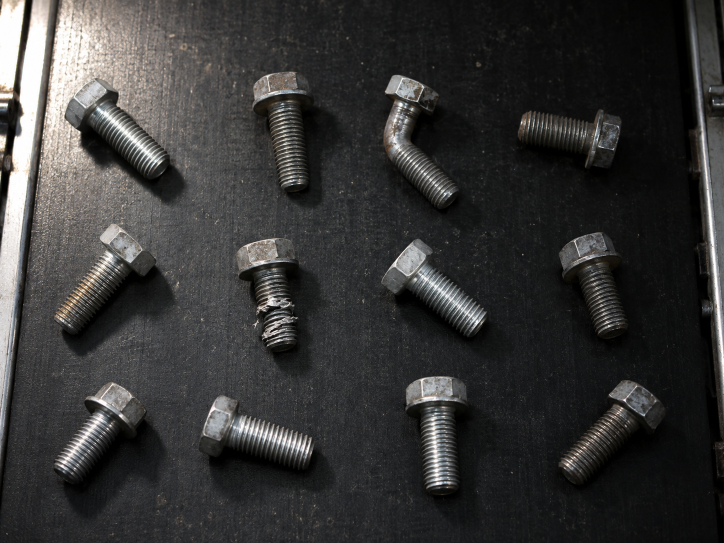
#> input picture data/photos/bolts-conveyor.png, 1448 x 1086 px (shown at 1/2 size)
$ python pitfalls.py
#> lines starting #> are read from the running program, lines starting #| are printed output that depends on the picture; after the words box and inside, x2 and y2 are one past the last pixel; in counts of white or black regions, pixels touching at a corner belong together
"""P08｜讓 AI 寫，然後挑錯：沒過濾面積就數、w/h 直接相除、用 boundingRect 算長寬比、RETR_LIST 數到洞。"""
import cv2
import numpy as np

from common import PHOTOS

gray = cv2.GaussianBlur(cv2.cvtColor(cv2.imread(str(PHOTOS / "bolts-conveyor.png")), cv2.COLOR_BGR2GRAY), (5, 5), 0)
#> gray: shape (1086, 1448); min 0, max 255, mean 54.7
belt = np.zeros_like(gray)
cv2.fillPoly(belt, [np.array([[135, 0], [1365, 0], [1390, 1086], [45, 1086]])], 255)
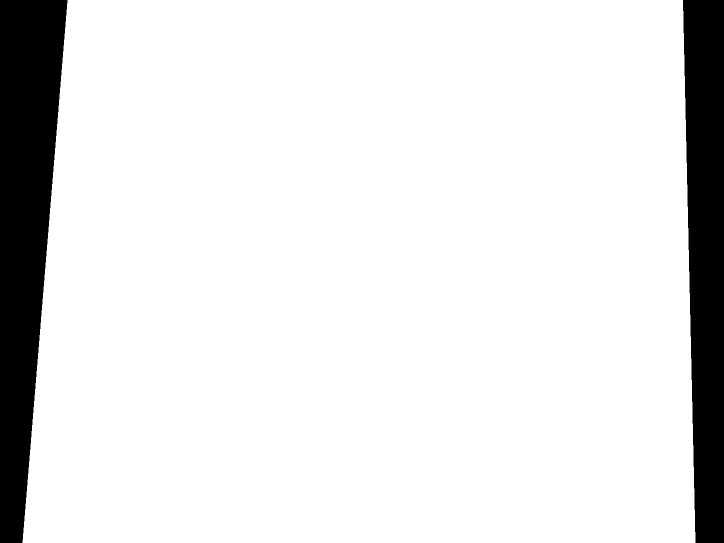
#> belt: shape (1086, 1448) (shown at 1/2 size); 89% white; 2 black regions, box (x1, y1, x2, y2) and area: (0, 0, 135, 1086) 97740, (1366, 0, 1448, 1086) 75477
bw = cv2.bitwise_and(cv2.adaptiveThreshold(gray, 255, cv2.ADAPTIVE_THRESH_MEAN_C, cv2.THRESH_BINARY, 401, -30), belt)
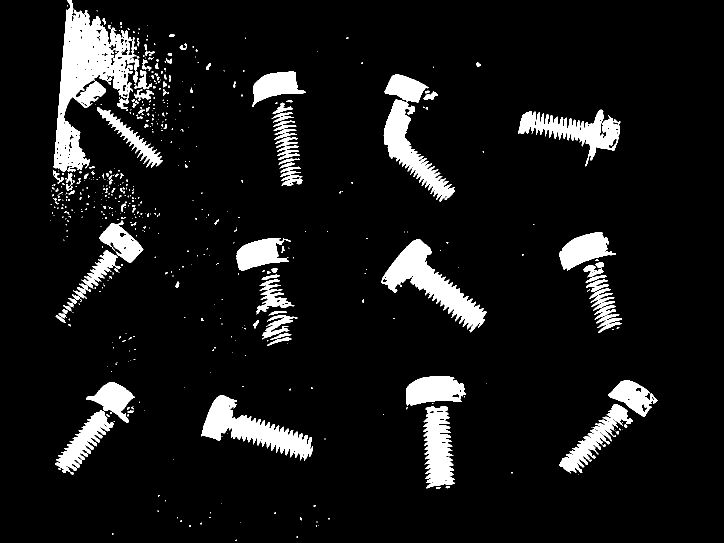
#> bw: shape (1086, 1448) (shown at 1/2 size); 8.5% white; 580 white regions (437 under 20 px), largest, box (x1, y1, x2, y2) and area: (107, 0, 270, 344) 23164, (763, 478, 973, 665) 11919, (402, 790, 626, 922) 10524
k5 = cv2.getStructuringElement(cv2.MORPH_ELLIPSE, (5, 5))
k41 = cv2.getStructuringElement(cv2.MORPH_ELLIPSE, (41, 41))
opened = cv2.morphologyEx(bw, cv2.MORPH_OPEN, k5)
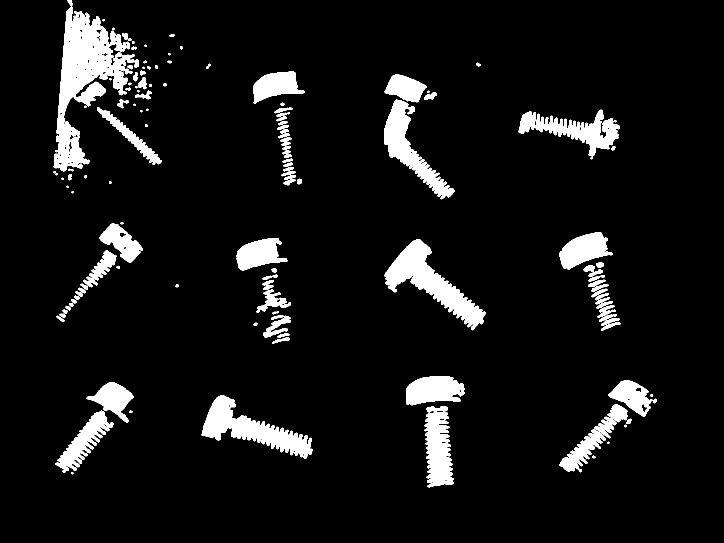
#> opened: shape (1086, 1448) (shown at 1/2 size); 7.7% white; 139 white regions (24 under 20 px), largest, box (x1, y1, x2, y2) and area: (107, 13, 269, 343) 21503, (769, 478, 972, 661) 11405, (403, 790, 625, 918) 10074
mask = cv2.morphologyEx(opened, cv2.MORPH_CLOSE, k41)
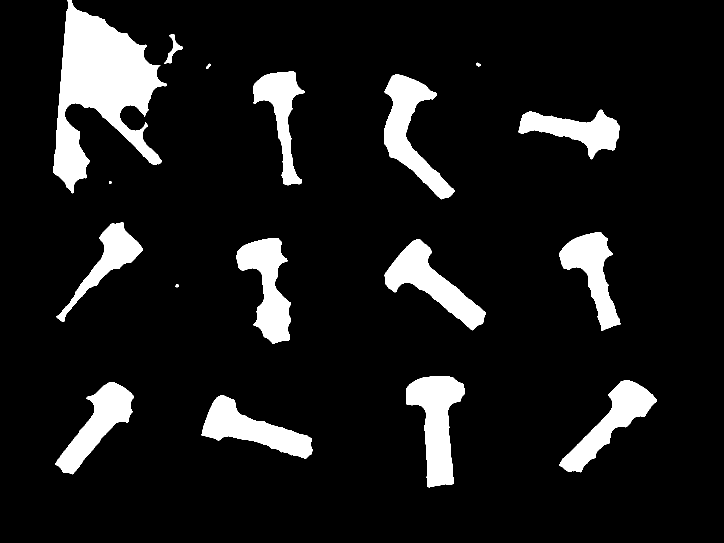
#> mask: shape (1086, 1448) (shown at 1/2 size); 10.2% white; 17 white regions

print("== 錯誤 1：findContours 之後直接 len() ==")
cs, _ = cv2.findContours(mask, cv2.RETR_EXTERNAL, cv2.CHAIN_APPROX_SIMPLE)
#> cs = 17 contours, 1 with area under 20; largest, box (x1, y1, x2, y2) and area: (107, 0, 333, 387) 39535, (812, 752, 930, 975) 13498, (768, 149, 909, 399) 12529, (769, 478, 972, 661) 12216, (473, 476, 582, 688) 11494
big = [c for c in cs if cv2.contourArea(c) > 2000]
#> big = 12 contours; largest, box (x1, y1, x2, y2) and area: (107, 0, 333, 387) 39535, (812, 752, 930, 975) 13498, (768, 149, 909, 399) 12529, (769, 478, 972, 661) 12216, (473, 476, 582, 688) 11494
print(f"len(contours) = {len(cs)}；面積 > 2000 才是 {len(big)}")
#| len(contours) = 17；面積 > 2000 才是 12

print("\n== 錯誤 2：沒做閉運算、又用 RETR_LIST ==")
raw_list, _ = cv2.findContours(opened, cv2.RETR_LIST, cv2.CHAIN_APPROX_SIMPLE)
#> raw_list = 262 contours, 135 with area under 20; largest, box (x1, y1, x2, y2) and area: (107, 13, 269, 343) 21426, (769, 478, 972, 661) 11014, (403, 790, 625, 918) 9598, (768, 199, 909, 399) 7608, (1037, 219, 1240, 313) 6538
raw_ext, _ = cv2.findContours(opened, cv2.RETR_EXTERNAL, cv2.CHAIN_APPROX_SIMPLE)
#> raw_ext = 139 contours, 36 with area under 20; largest, box (x1, y1, x2, y2) and area: (107, 13, 269, 343) 21426, (769, 478, 972, 661) 11014, (403, 790, 625, 918) 9598, (768, 199, 909, 399) 7608, (1037, 219, 1240, 313) 6538
print(f"只開不閉 + RETR_LIST    ：{len(raw_list)} 個輪廓，面積 > 2000 的 {sum(cv2.contourArea(c) > 2000 for c in raw_list)} 個")
#| 只開不閉 + RETR_LIST    ：262 個輪廓，面積 > 2000 的 17 個
print(f"只開不閉 + RETR_EXTERNAL：{len(raw_ext)} 個輪廓，面積 > 2000 的 {sum(cv2.contourArea(c) > 2000 for c in raw_ext)} 個")
#| 只開不閉 + RETR_EXTERNAL：139 個輪廓，面積 > 2000 的 17 個
print("螺紋的暗溝在螺栓裡留下洞，RETR_LIST 把洞的邊也當成輪廓")

print("\n== 錯誤 3：長寬比寫成 w / h ==")
ratios = []
for c in big:
    (_, _), (w, h), _ = cv2.minAreaRect(c)
    ratios.append(w / h)
#> this loop made 12 passes
#> (w, h) on passes 1 to 12: (89.08, 222.7), (208, 92.55), (231.2, 82.44), (117.8, 219.6), (114.8, 215.7), (97.65, 208), (103.3, 192.6), (227.7, 82.73), (99.5, 196.2), (120.8, 261.6), (102.9, 226.8), (384.5, 214.5)
#> after the loop, ratios = [0.4, 2.25, 2.81, 0.536, 0.532, 0.469, 0.536, 2.75, 0.507, 0.462, 0.454, 1.79]
ratios = np.array(ratios)
print("w / h：", np.round(np.sort(ratios), 2).tolist())
#| w / h： [0.4, 0.45, 0.46, 0.47, 0.51, 0.53, 0.54, 0.54, 1.79, 2.25, 2.75, 2.81]
print(f"有 {(ratios < 1).sum()} 支小於 1：minAreaRect 不保證 w 是長邊")
#| 有 8 支小於 1：minAreaRect 不保證 w 是長邊
print("max/min：", np.round(np.sort([max(cv2.minAreaRect(c)[1]) / min(cv2.minAreaRect(c)[1]) for c in big]), 2).tolist())
#| max/min： [1.79, 1.86, 1.86, 1.88, 1.97, 2.13, 2.17, 2.2, 2.25, 2.5, 2.75, 2.81]

print("\n== 錯誤 4：用 boundingRect（不會轉）算長寬比 ==")
br = []
for c in big:
    x, y, w, h = cv2.boundingRect(c)
    br.append(max(w, h) / min(w, h))
#> this loop made 12 passes
#> (x, y, w, h) on passes 1 to 12: (403, 790, 222, 128), (111, 764, 157, 185), (1119, 761, 195, 184), (812, 752, 118, 223), (769, 478, 203, 183), (473, 476, 109, 212), (1119, 464, 122, 198), (113, 444, 173, 200), (1037, 219, 203, 100), (768, 149, 141, 250), (506, 143, 104, 228), (107, 0, 226, 387)
#> after the loop, br = [1.73, 1.18, 1.06, 1.89, 1.11, 1.94, 1.62, 1.16, 2.03, 1.77, 2.19, 1.71]
mr = [max(cv2.minAreaRect(c)[1]) / min(cv2.minAreaRect(c)[1]) for c in big]
#> mr = [2.5, 2.25, 2.81, 1.86, 1.88, 2.13, 1.86, 2.75, 1.97, 2.17, 2.2, 1.79]
print("boundingRect：", np.round(br, 2).tolist())
#| boundingRect： [1.73, 1.18, 1.06, 1.89, 1.11, 1.94, 1.62, 1.16, 2.03, 1.77, 2.19, 1.71]
print("minAreaRect ：", np.round(mr, 2).tolist())
#| minAreaRect ： [2.5, 2.25, 2.81, 1.86, 1.88, 2.13, 1.86, 2.75, 1.97, 2.17, 2.2, 1.79]
print("斜放的螺栓，正立的外框接近正方形；長寬比跟著擺放角度變，不是螺栓本身的形狀")

$ run again, with data/photos/care-corridor-fall.png copied over data/photos/bolts-conveyor.png
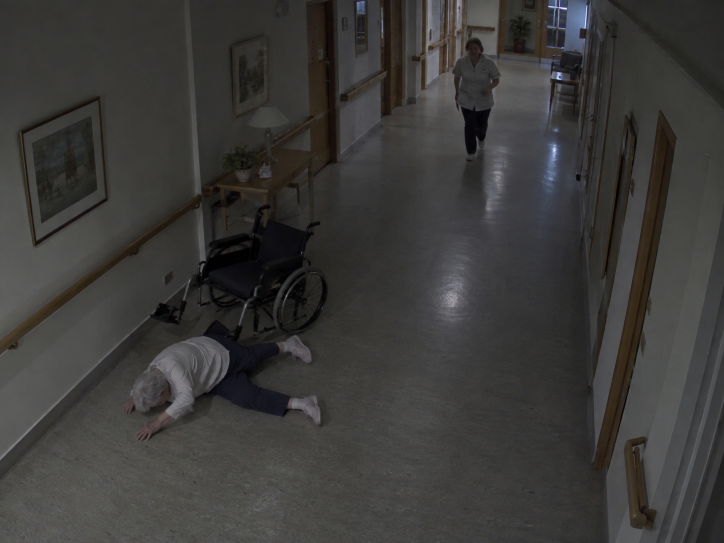
#> input picture data/photos/care-corridor-fall.png, 1448 x 1086 px (shown at 1/2 size)
#> belt: shape (1086, 1448); 89% white; 2 black regions, box (x1, y1, x2, y2) and area: (0, 0, 135, 1086) 97740, (1366, 0, 1448, 1086) 75477
#> `bw = cv2.bitwise_and(cv2.adaptiveThreshold(gray, 255, cv2.ADAPTIVE_THR..`:
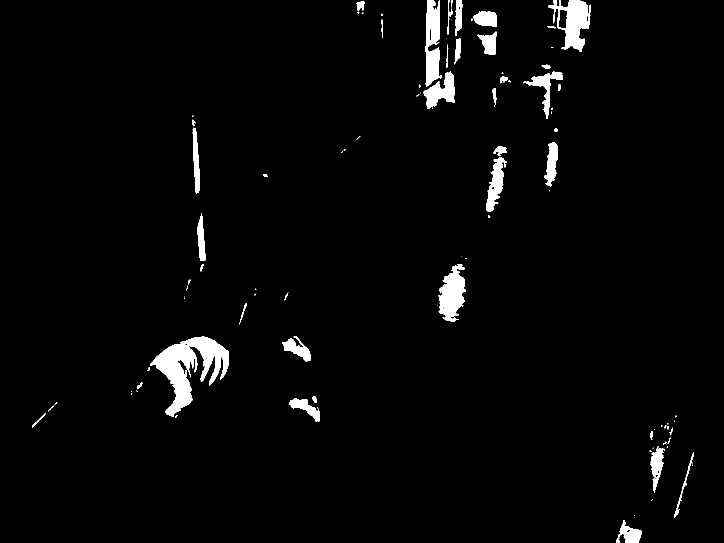
#> bw: shape (1086, 1448) (shown at 1/2 size); 2.7% white; 100 white regions (51 under 20 px), largest, box (x1, y1, x2, y2) and area: (300, 673, 458, 834) 10143, (1096, 0, 1181, 104) 4311, (877, 528, 932, 644) 3908
#> opened: shape (1086, 1448); 2.5% white; 35 white regions (1 under 20 px), largest, box (x1, y1, x2, y2) and area: (300, 673, 458, 833) 9888, (1097, 0, 1179, 104) 3918, (878, 531, 931, 644) 3808
#> `mask = cv2.morphologyEx(opened, cv2.MORPH_CLOSE, k41)`:
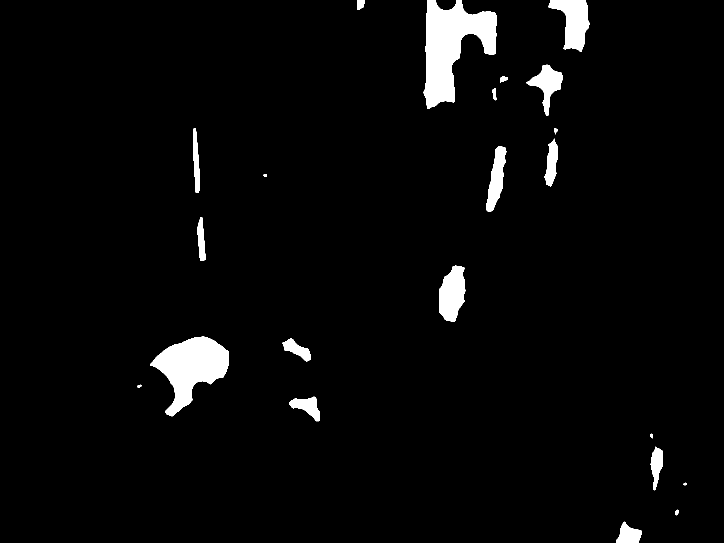
#> mask: shape (1086, 1448) (shown at 1/2 size); 3.4% white; 22 white regions
#> cs = 22 contours, 1 with area under 20; largest, box (x1, y1, x2, y2) and area: (847, 0, 994, 218) 16452, (300, 673, 458, 833) 12540, (1097, 0, 1179, 104) 4607, (878, 531, 931, 644) 4179, (1053, 129, 1126, 232) 2747
#> big = 6 contours; box (x1, y1, x2, y2) and area: (847, 0, 994, 218) 16452, (300, 673, 458, 833) 12540, (1097, 0, 1179, 104) 4607, (878, 531, 931, 644) 4179, (1053, 129, 1126, 232) 2747, (972, 293, 1013, 424) 2676
#| len(contours) = 22；面積 > 2000 才是 6
#> raw_list = 48 contours, 12 with area under 20; largest, box (x1, y1, x2, y2) and area: (300, 673, 458, 833) 9466, (1097, 0, 1179, 104) 3720, (878, 531, 931, 644) 3643, (851, 0, 880, 172) 3618, (847, 144, 910, 218) 2180
#> raw_ext = 35 contours, 2 with area under 20; largest, box (x1, y1, x2, y2) and area: (300, 673, 458, 833) 9466, (1097, 0, 1179, 104) 3720, (878, 531, 931, 644) 3643, (851, 0, 880, 172) 3618, (847, 144, 910, 218) 2180
#| 只開不閉 + RETR_LIST    ：48 個輪廓，面積 > 2000 的 5 個
#| 只開不閉 + RETR_EXTERNAL：35 個輪廓，面積 > 2000 的 5 個
#> the loop `for c in big:` made 6 passes
#> (w, h) on passes 1 to 6: (174.7, 115.2), (112, 51.24), (132.6, 27), (92.96, 66.7), (103, 81), (219.4, 140.8)
#> after the loop `for c in big:`: ratios = [1.52, 2.19, 4.91, 1.39, 1.27, 1.56]
#| w / h： [1.27, 1.39, 1.52, 1.56, 2.19, 4.91]
#| 有 0 支小於 1：minAreaRect 不保證 w 是長邊
#| max/min： [1.27, 1.39, 1.52, 1.56, 2.19, 4.91]
#> the loop `for c in big:` made 6 passes
#> (x, y, w, h) on passes 1 to 6: (300, 673, 158, 160), (878, 531, 53, 113), (972, 293, 41, 131), (1053, 129, 73, 103), (1097, 0, 82, 104), (847, 0, 147, 218)
#> after the loop `for c in big:`: br = [1.01, 2.13, 3.2, 1.41, 1.27, 1.48]
#> mr = [1.52, 2.19, 4.91, 1.39, 1.27, 1.56]
#| boundingRect： [1.01, 2.13, 3.2, 1.41, 1.27, 1.48]
#| minAreaRect ： [1.52, 2.19, 4.91, 1.39, 1.27, 1.56]

$ run again, with data/photos/factory-lifting.png copied over data/photos/bolts-conveyor.png
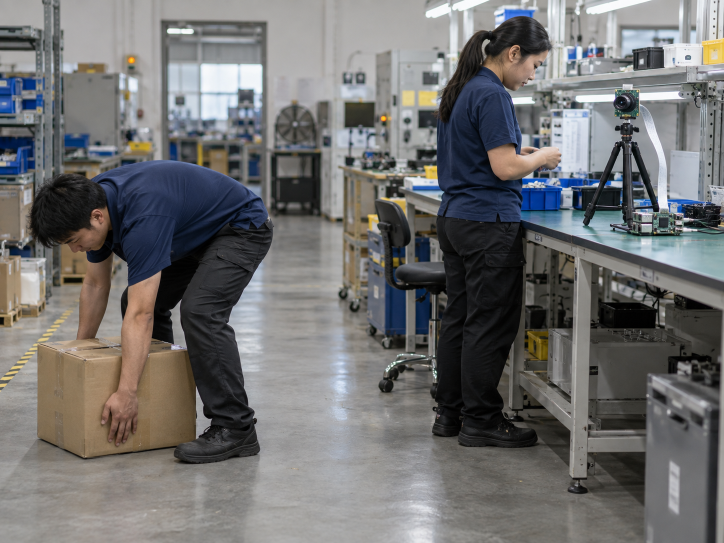
#> input picture data/photos/factory-lifting.png, 1448 x 1086 px (shown at 1/2 size)
#> belt: shape (1086, 1448); 89% white; 2 black regions, box (x1, y1, x2, y2) and area: (0, 0, 135, 1086) 97740, (1366, 0, 1448, 1086) 75477
#> `bw = cv2.bitwise_and(cv2.adaptiveThreshold(gray, 255, cv2.ADAPTIVE_THR..`:
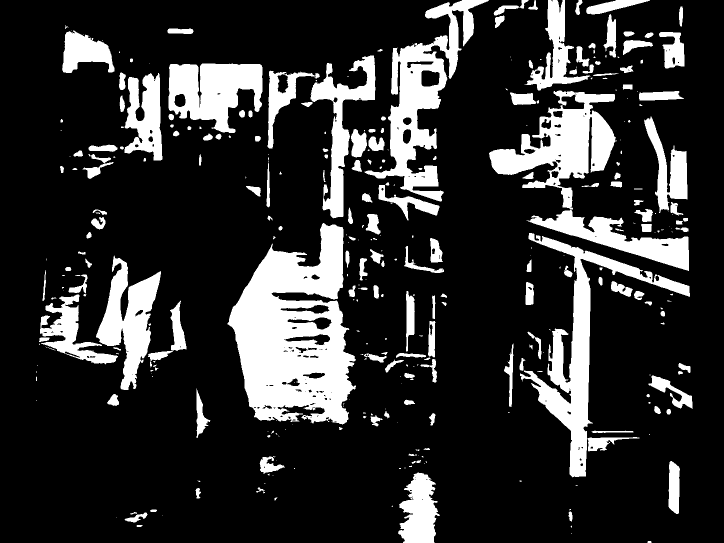
#> bw: shape (1086, 1448) (shown at 1/2 size); 18.9% white; 345 white regions (161 under 20 px), largest, box (x1, y1, x2, y2) and area: (455, 446, 712, 849) 62745, (1040, 466, 1380, 955) 27128, (729, 0, 978, 403) 26875
#> opened: shape (1086, 1448); 18.3% white; 189 white regions (13 under 20 px), largest, box (x1, y1, x2, y2) and area: (455, 446, 711, 849) 62236, (730, 0, 977, 403) 26672, (1041, 473, 1380, 954) 26496
#> `mask = cv2.morphologyEx(opened, cv2.MORPH_CLOSE, k41)`:
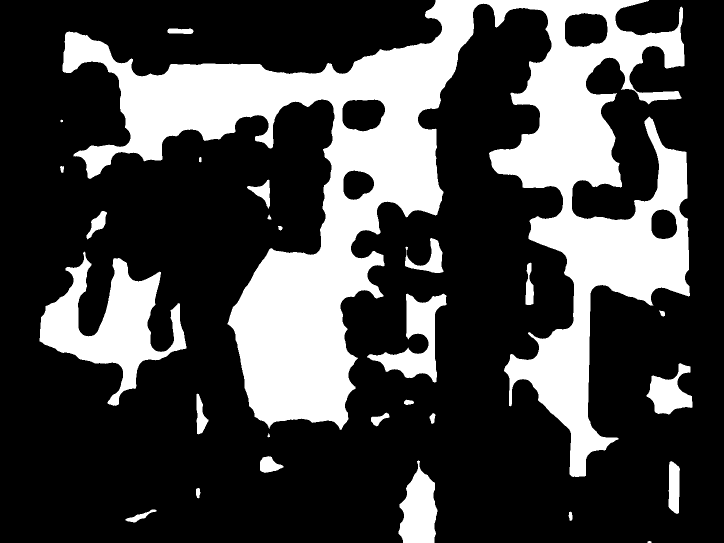
#> mask: shape (1086, 1448) (shown at 1/2 size); 27.1% white; 27 white regions
#> cs = 27 contours, 3 with area under 20; largest, box (x1, y1, x2, y2) and area: (125, 0, 1380, 954) 367516, (79, 503, 373, 812) 33346, (734, 587, 893, 765) 9761, (797, 921, 875, 1086) 8341, (1293, 726, 1385, 829) 4831
#> big = 5 contours; box (x1, y1, x2, y2) and area: (125, 0, 1380, 954) 367516, (79, 503, 373, 812) 33346, (734, 587, 893, 765) 9761, (797, 921, 875, 1086) 8341, (1293, 726, 1385, 829) 4831
#| len(contours) = 27；面積 > 2000 才是 5
#> raw_list = 292 contours, 85 with area under 20; largest, box (x1, y1, x2, y2) and area: (455, 446, 711, 849) 65314, (730, 0, 977, 403) 27498, (1041, 473, 1380, 954) 25492, (978, 181, 1231, 376) 22092, (337, 127, 525, 266) 17326
#> raw_ext = 189 contours, 27 with area under 20; largest, box (x1, y1, x2, y2) and area: (455, 446, 711, 849) 65314, (730, 0, 977, 403) 27498, (1041, 473, 1380, 954) 25492, (978, 181, 1231, 376) 22092, (337, 127, 525, 266) 17326
#| 只開不閉 + RETR_LIST    ：292 個輪廓，面積 > 2000 的 17 個
#| 只開不閉 + RETR_EXTERNAL：189 個輪廓，面積 > 2000 的 17 個
#> the loop `for c in big:` made 5 passes
#> (w, h) on passes 1 to 5: (165, 75.5), (90.22, 100.6), (177.8, 143.3), (265.1, 285.9), (1243.4, 959.3)
#> after the loop `for c in big:`: ratios = [2.19, 0.897, 1.24, 0.927, 1.3]
#| w / h： [0.9, 0.93, 1.24, 1.3, 2.19]
#| 有 2 支小於 1：minAreaRect 不保證 w 是長邊
#| max/min： [1.08, 1.11, 1.24, 1.3, 2.19]
#> the loop `for c in big:` made 5 passes
#> (x, y, w, h) on passes 1 to 5: (797, 921, 78, 165), (1293, 726, 92, 103), (734, 587, 159, 178), (79, 503, 294, 309), (125, 0, 1255, 954)
#> after the loop `for c in big:`: br = [2.12, 1.12, 1.12, 1.05, 1.32]
#> mr = [2.19, 1.11, 1.24, 1.08, 1.3]
#| boundingRect： [2.12, 1.12, 1.12, 1.05, 1.32]
#| minAreaRect ： [2.19, 1.11, 1.24, 1.08, 1.3]
